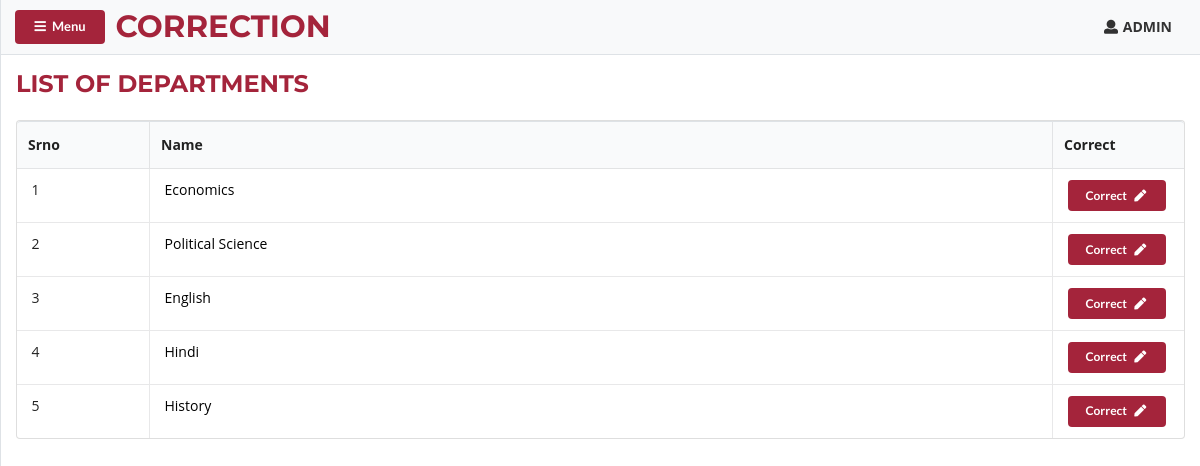
Page /sub-departments.php?sup_depart=Arts and Social Sciences (signed in) on the committed database.
### tables this page shows
CREATE TABLE `department` (
  `id` int(20) NOT NULL,
  `sup_depart` varchar(100) NOT NULL,
  `department` varchar(100) NOT NULL
);

### sub-departments.php (the view)
<?php include("header.php") ?>
<?php include("sidenav-head.php") ?>
 <div id="page-content-wrapper">
        <nav
          class="navbar navbar-expand-lg navbar-light bg-light border-bottom"
        >
        <button class="ui button bg-red small" id="menu-toggle"><i class="fa fa-bars mr-1" aria-hidden="true"></i> Menu</button>
        <h2 class="ml-2 my-0 nav-head">CORRECTION</h2>
        <div class="collapse navbar-collapse" id="navbarSupportedContent">
          <ul class="navbar-nav ml-auto mt-2 mt-lg-0">
            <p id="username" class="mt-0 mr-3"><i class='user icon'></i><strong><?php echo $_SESSION['name'] ?></strong></p>
          </ul>
        </div>
 </nav>
    <div class="container-fluid my-3">
        <div class="head-bar">
            <h2>LIST OF DEPARTMENTS</h2>
        </div>
        <table class="ui celled table my-4">
            <thead>
                <tr id="table-head">
                <th>Srno</th>
                <th>Name</th>
                <th>Correct</th>
                </tr>
            </thead>
            <tbody>
            <?php
                $sup_dep = $_GET['sup_depart'] == ""? $_SESSION['sup_depart'] : $_GET['sup_depart'];
                $sql = "SELECT * FROM `department` WHERE `sup_depart`='$sup_dep'";
                $result = $db-> query($sql);
                $srno = 0;
                if($result-> num_rows > 0){
                    while ($row = $result-> fetch_assoc())
                    { $srno++; ?>
                        <tr>
                            <td style="width:11vw"><span class="mx-1"><?php echo $srno ?></span></td>
                            <td><a href="asst-professors.php?department=<?php echo $row['department']?>&unchecked=true" style="color:#000" class="mx-1"><?php echo $row["department"] ?></a></td>
                            <td style="width:11vw">
                                <a href="asst-professors.php?department=<?php echo $row['department']?>&unchecked=true"><button type="submit" class="ui button tiny bg-red mx-1" id="insert-id">Correct <i class="fa fa-pen fa-fw ml-1" aria-hidden="true"></i></button></a>
                            </td>
                        </tr>
                <?php
                     }
                }
            ?>
            </tbody>
        </table>
    </div>
<?php include("sidenav-foot.php") ?>
<?php include("footer.php") ?>

### CSS/simple-sidebar.css (style rules this page uses)
#page-content-wrapper { min-width: 100vw; }
@media (min-width: 768px) { #page-content-wrapper { min-width: 0; width: 100%; } }
.bg-red { background: #a4243b !important; color: white !important; }
.nav-head { color: #a4243b; text-align: center !important; font-size: 2.2em; font-family: "Montserrat", sans-serif !important; }

### CSS/style.css (style rules this page uses)
body { background: white; }
.head-bar > h2 { color: #a4243b; font-family: "Montserrat", sans-serif !important; }
::placeholder { color: #000 !important; }

### rows in the picture
department: department "Economics"
department: department "Political Science"
department: department "English"
department: department "Hindi"
department: department "History"

### other values in the picture
$_SESSION['name'] "ADMIN"
